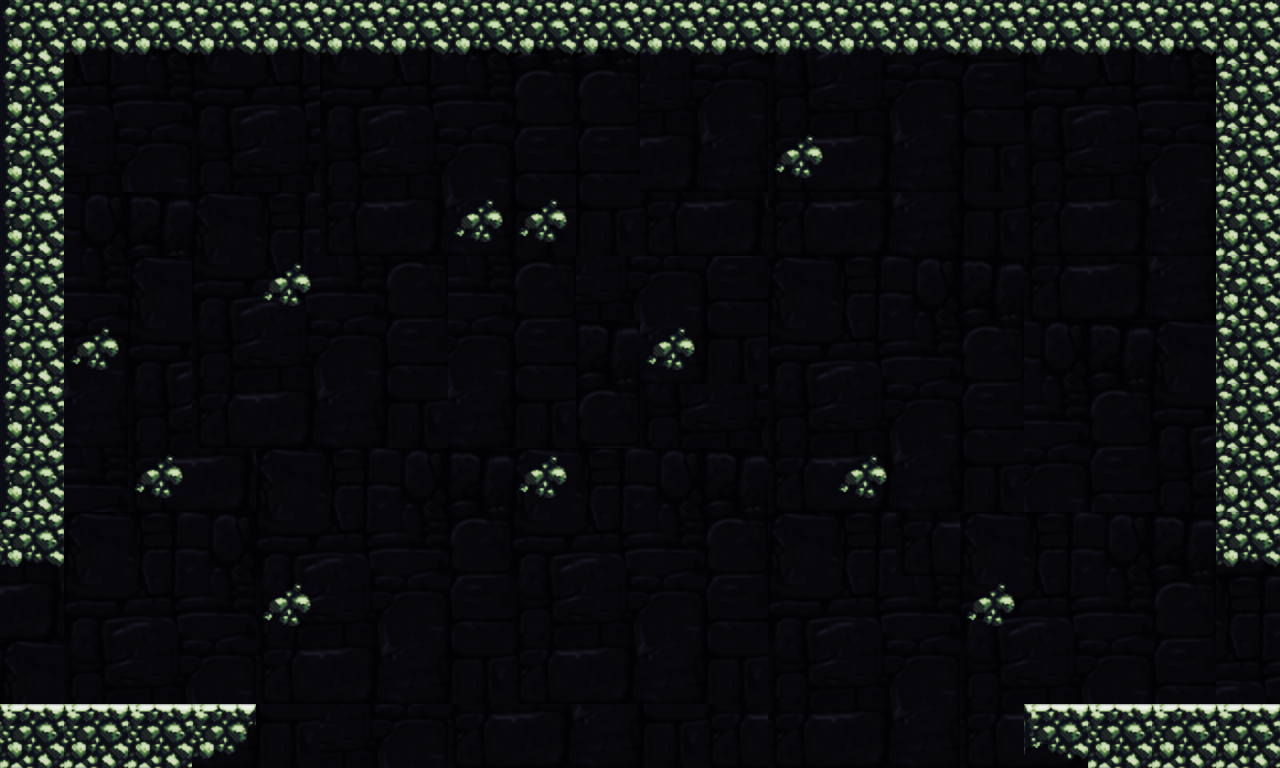

A 2D game scene composited from a Tiled map and its tileset images. What follows is a short description and the map's XML, with each tile layer's data collapsed to a summary:
An orthogonal 20x12 tile map with 64x64 px tiles, 2 tile layers (level, GameElements), 2 tilesets, 1 image layer and 15 objects.

<map version="1.0" orientation="orthogonal" renderorder="right-down" width="20" height="12" tilewidth="64" tileheight="64" nextobjectid="54">
 <tileset firstgid="1" name="stone_tileset3" tilewidth="64" tileheight="64" tilecount="19" columns="19">
  <image source="../assets/tiles/stone_tileset3.png" trans="ff00ff" width="1216" height="64" />
 </tileset>
 <tileset firstgid="20" name="GameElement_tileset" tilewidth="64" tileheight="64" tilecount="3" columns="3">
  <image source="../assets/tiles/GameElement_tileset.png" trans="ff00ff" width="192" height="64" />
 </tileset>
 <imagelayer name="bg">
  <image source="../assets/tiles/dungeon_bg.png" />
 </imagelayer>
 <layer name="level" width="20" height="12">
  <data>[240 cells, 55 non-empty, 7 distinct tile ids]</data>
 </layer>
 <objectgroup name="objects">
  <object id="38" x="-2" y="-3" width="1281" height="54" />
  <object id="40" x="-1" y="52" width="62" height="510" />
  <object id="41" x="75" y="330" width="42" height="42" />
  <object id="42" x="263" y="261" width="48" height="46" />
  <object id="43" x="450" y="200" width="123" height="48" />
  <object id="44" x="775" y="138" width="54" height="44" />
  <object id="45" x="647" y="326" width="51" height="47" />
  <object id="46" x="519" y="453" width="51" height="53" />
  <object id="47" x="255" y="582" width="62" height="50" />
  <object id="48" x="133" y="451" width="54" height="52" />
  <object id="49" x="834" y="448" width="56" height="54" />
  <object id="50" x="970" y="584" width="50" height="45" />
  <object id="51" x="-4" y="705" width="260" height="66" />
  <object id="52" x="1026" y="705" width="254" height="62" />
  <object id="53" x="1216" y="52" width="64" height="505" />
 </objectgroup>
 <layer name="GameElements" width="20" height="12">
  <data>[240 cells, 0 non-empty, 0 distinct tile ids]</data>
 </layer>
</map>
